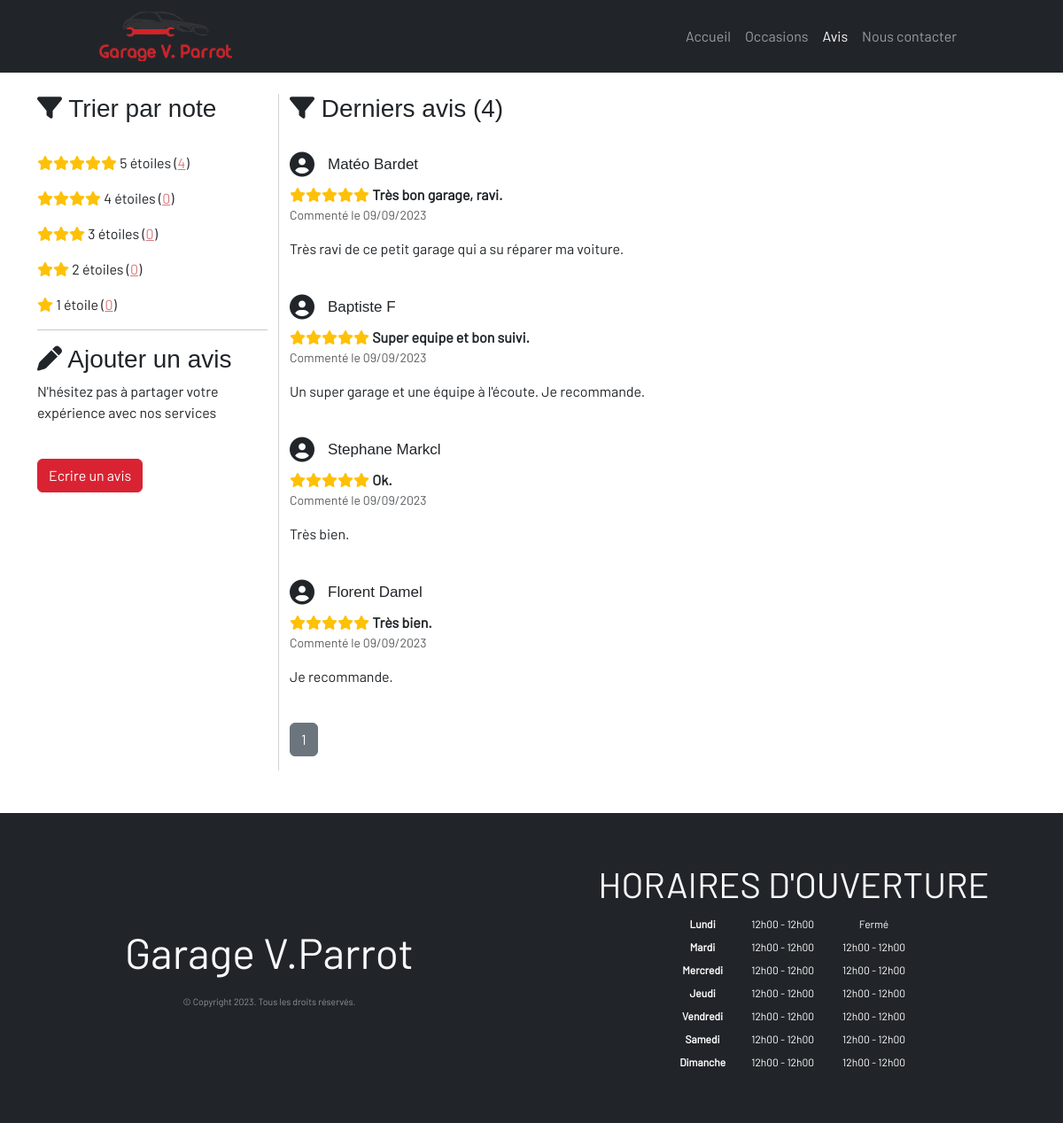
Screenshot of /reviews.php with the database file from the repository.
### tables this page shows
CREATE TABLE IF NOT EXISTS `reviews` (
  `id` int(11) NOT NULL AUTO_INCREMENT,
  `author` varchar(64) NOT NULL,
  `rate` int(11) NOT NULL,
  `subject` varchar(64) NOT NULL,
  `comment` text NOT NULL,
  `status` int(11) NOT NULL,
  `creation_date` varchar(64) NOT NULL,
PRIMARY KEY (`id`)
);

### reviews.php (the view, shortened to what this page needs)
<?php
require('includes/db.php');
require('functions/comments.function.php');
?>
<!doctype html>
<html lang="fr">
    <head>
        <link href="https://cdn.jsdelivr.net/npm/bootstrap@5.3.1/dist/css/bootstrap.min.css" rel="stylesheet">
        <link rel="stylesheet" href="css/index.css">
        <link rel="stylesheet" href="css/reviews.css">
        <link href="assets/fontawesome/css/fontawesome.css" rel="stylesheet">
        <link href="assets/fontawesome/css/solid.css" rel="stylesheet">
    </head>
    <body>
        <?php include('includes/menu.php');?>
        <div class="container">
            <br>
            <div class="row">
                <div class="col-md-3 verticalSeperatorRight">
                    <h3><i class="fa-solid fa-filter"></i> Trier par note</h3>
                    <br>
                    <p><?=getStars(5);?> 5 étoiles (<a class="a-link" href="reviews?rate=5"><?=getReviewCountByRate(5);?></a>)</p>
                    <p><?=getStars(4);?> 4 étoiles (<a class="a-link" href="reviews?rate=4"><?=getReviewCountByRate(4);?></a>)</p>
                    <p><?=getStars(3);?> 3 étoiles (<a class="a-link" href="reviews?rate=3"><?=getReviewCountByRate(3);?></a>)</p>
                    <p><?=getStars(2);?> 2 étoiles (<a class="a-link" href="reviews?rate=2"><?=getReviewCountByRate(2);?></a>)</p>
                    <p><?=getStars(1);?> 1 étoile (<a class="a-link" href="reviews?rate=1"><?=getReviewCountByRate(1);?></a>)</p>
                    <hr>
                    <h3><i class="fa-solid fa-pen"></i> Ajouter un avis</h3>
                    <p>N'hésitez pas à partager votre expérience avec nos services</p>
                    <br>
                    <button class="btn btn-darkred" type="button" data-bs-toggle="modal" data-bs-target="#addReview">Ecrire un avis</button>
                    <br>
                    <br>
                </div>
                <div class="col-md">
                    <?php
                    $perPage = 10;
                    $currentPage = isset($_GET['page']) ? $_GET['page'] : 1;
                    $offset = ($currentPage - 1) * $perPage;
                    if(isset($_GET['rate'])){
                        $getReview = $bdd->prepare('SELECT author, rate, subject, comment, DATE_FORMAT(creation_date, \'%d/%m/%Y\') AS creation_date FROM reviews WHERE status=1 AND rate=:rate ORDER BY id DESC LIMIT :l OFFSET :o');
                        $getReview->bindValue(':rate',htmlspecialchars($_GET['rate']), PDO::PARAM_INT);
                        $getTotal = $bdd->prepare('SELECT COUNT(*) as total FROM reviews WHERE status=1 AND rate=:rate');
                        $getTotal->execute([ 'rate' => htmlspecialchars($_GET['rate']) ]);
                    }else{
                        $getReview = $bdd->prepare('SELECT author, rate, subject, comment, DATE_FORMAT(creation_date, \'%d/%m/%Y\') AS creation_date FROM reviews WHERE status=1 ORDER BY id DESC LIMIT :l OFFSET :o');
                        $getTotal = $bdd->query('SELECT COUNT(*) as total FROM reviews WHERE status=1');
                    }
                    $getReview->bindParam(':l', $perPage, PDO::PARAM_INT);
                    $getReview->bindParam(':o', $offset, PDO::PARAM_INT);
                    $getReview->execute();
                    $totalCount = $getTotal->fetch()['total'];
                    $totalPages = ceil($totalCount / $perPage);
                    ?>
                    <h3><i class="fa-solid fa-filter"></i> Derniers avis (<?=$totalCount;?>)</h3>
                    <?php while($review = $getReview->fetch()){?>
                        <br>
                        <h3 class="reviewAuthor">
                            <i class="fa-solid fa-circle-user"></i>
                            <span><?=htmlspecialchars($review['author']);?></span>
                        </h3>
                        <?=getStars($review['rate']);?> <b><?=htmlspecialchars($review['subject']);?>.</b>
                        <p class="text-muted reviewDate">Commenté le <?=$review['creation_date'];?></p>
                        <p><?=htmlspecialchars($review['comment']);?>.</p>
                    <?php } ?>
                    <br>
                    <nav aria-label="Page navigation">
                        <ul class="pagination pagination-danger">
                            <?php for ($page = 1; $page <= $totalPages; $page++) : ?>
                                <li class="page-item <?php echo ($page == $currentPage) ? 'active' : ''; ?>">
                                    <a class="page-link" href="?page=<?php echo $page; ?>"><?php echo $page; ?></a>
                                </li>
                            <?php endfor; ?>
                        </ul>
                    </nav>
                </div>
            </div>
            <br>
        </div>
        <br>
        <?php include('includes/footer.php');?>
    </body>
</html>

### includes/menu.php (shortened to what this page needs)
<nav class="navbar sticky-top navbar-expand-sm navbar-dark bg-dark">
    <div class="container-fluid justify-content-center">
        <a class="navbar-brand fs-5 brand" href="index"><img src="img/logo.png" width="150"></a>
        <?php if(basename($_SERVER['PHP_SELF']) != 'gestion.php'){?>
        <div class="collapse navbar-collapse" id="list1">
            <ul class="navbar-nav ms-auto text-center">
                <li class="nav-item">
                    <a class="nav-link <?php if(basename($_SERVER['PHP_SELF']) == 'index.php'){?>active<?php } ?>" aria-current="page" href="index">Accueil</a>
                </li>
                <li class="nav-item">
                    <a class="nav-link <?php if(basename($_SERVER['PHP_SELF']) == 'occasions.php'){?>active<?php } ?>" href="occasions">Occasions</a>
                </li>
                <li class="nav-item">
                    <a class="nav-link <?php if(basename($_SERVER['PHP_SELF']) == 'reviews.php'){?>active<?php } ?>" href="reviews">Avis</a>
                </li>
                <li class="nav-item">
                    <a class="nav-link <?php if(basename($_SERVER['PHP_SELF']) == 'contactus.php'){?>active<?php } ?>" href="contactus">Nous contacter</a>
                </li>
            </ul>
        </div>
        <?php } ?>
    </div>
</nav>

### functions/comments.function.php
<?php
function getStars($count) {
    $r = '';
    foreach (range(1, $count) as $star) {
        $r .= '<i class="fa-solid fa-star text-warning"></i>';
    }
    return $r;
}
function getReviewCountByRate($rate){
    require 'includes/db.php';
    $getReviewCount = $bdd->prepare('SELECT id FROM reviews WHERE status=1 AND rate=:rate');
    $getReviewCount->execute([ 'rate' => $rate ]);
    $reviewCount = $getReviewCount->rowCount();
    return $reviewCount;
}
?>

### includes/footer.php
<?php require_once('db.php');?>
<footer class="footer bg-dark py-5">
    <div class="row align-items-center text-center">
        <div class="col-md">
            <div class="container text-light">
                <p class="display-5 mb-3">Garage V.Parrot</p>
                <small class="text-white-50">&copy; Copyright 2023. Tous les droits réservés.</small>
            </div>
        </div>
        <div class="col-md py-2">
            <h5 class="text-light display-6 text-uppercase">Horaires d'ouverture</h5>
            <?php
            $getSchedule = $bdd->query('SELECT schedule FROM settings');
            $schedule = json_decode($getSchedule->fetch()['schedule']);
            $array = get_object_vars($schedule);
            $days = array_keys($array);
            ?>
            <table class="table table-sm table-dark w-50 table-borderless m-auto">
                <tbody>
                    <?php $i=0; foreach($schedule as $e){?>
                    <tr>
                        <th scope="row"><?=ucfirst($days[$i]);?></th>
                        <td><?php if($e != 'close' && ($e->am[0] && $e->am[1]) != ''){?><?=$e->am[0];?> - <?=$e->am[1];?><?php }else{ echo 'Fermé'; } ?></td>
                        <td><?php if($e != 'close' && ($e->pm[0] && $e->pm[1]) != ''){?><?=$e->pm[0];?> - <?=$e->pm[1];?><?php }else{ echo 'Fermé'; } ?></td>
                    </tr>
                    <?php $i++; } ?>
                </tbody>
            </table>
        </div>
    </div>
</footer>

### css/index.css (style rules this page uses)
.nav-link { position: relative; }
.nav-link::after { content: ''; opacity: 0; transition: all 0.2s; height: 2px; width: 100%; background-color: #D92332; position: absolute; bottom: 0; left: 0; }
body { -ms-overflow-style: none; scrollbar-width: none; font-family: "Barlow", sans-serif; }
.navbar { padding-left:100px; padding-right:100px; }
.footer { font-size:12px; width:100%; padding:20px; }
.btn-darkred { --bs-btn-color: #fff; --bs-btn-bg: #D92332; --bs-btn-border-color: #D92332; --bs-btn-hover-color: #fff; --bs-btn-hover-bg: #c91827; --bs-btn-hover-border-color: #f01628; --bs-btn-focus-shadow-rgb: 49,132,253; --bs-btn-active-color: #fff; --bs-btn-active-bg: #D92332; --bs-btn-active-border-color: #1d1e20; --bs-btn-active-shadow: inset 0 3px 5px rgba(0, 0, 0, 0.125); --bs-btn-disabled-color: #fff; --bs-btn-disabled-bg: #D92332; --bs-btn-disabled-border-color: #D92332; }
.a-link { color: #D9777F }
.verticalSeperatorRight { border-right: var(--bs-border-width) solid rgba(199, 200, 201, .8); }
.pagination .page-item.active .page-link, .pagination .page-link:hover { background-color: #6C757D; border-color: #6C757D; color: #fff; }
.pagination a { color: #6C757D; }
h1, h2, h3 { font-family: "Rajdhani", sans-serif; }

### css/reviews.css (style rules this page uses)
.reviewAuthor { display: flex; align-items: center; }
.reviewAuthor i { padding-right:15px; }
.reviewAuthor span { font-size:17px; }
.reviewDate { font-size:14px; }

### rows the page displays
reviews: author "Matéo Bardet", rate 5 (drawn), subject "Très bon garage, ravi", creation_date "09/09/2023", comment "Très ravi de ce petit garage qui a su réparer ma voiture"
reviews: author "Baptiste F", rate 5 (drawn), subject "Super equipe et bon suivi", creation_date "09/09/2023", comment "Un super garage et une équipe à l'écoute. Je recommande"
reviews: author "Stephane Markcl", rate 5 (drawn), subject "Ok", creation_date "09/09/2023", comment "Très bien"
reviews: author "Florent Damel", rate 5 (drawn), subject "Très bien", creation_date "09/09/2023", comment "Je recommande"

### other values shown
getReviewCountByRate(5) "4"
getReviewCountByRate(4) "0"
getReviewCountByRate(3) "0"
getReviewCountByRate(2) "0"
getReviewCountByRate(1) "0"
$totalCount "4"
$days[$i] "Lundi"
$e->am[0] "12h00"
$e->am[1] "12h00"
$days[$i] "Mardi"
$e->pm[0] "12h00"
$e->pm[1] "12h00"
$days[$i] "Mercredi"
$days[$i] "Jeudi"
$days[$i] "Vendredi"
